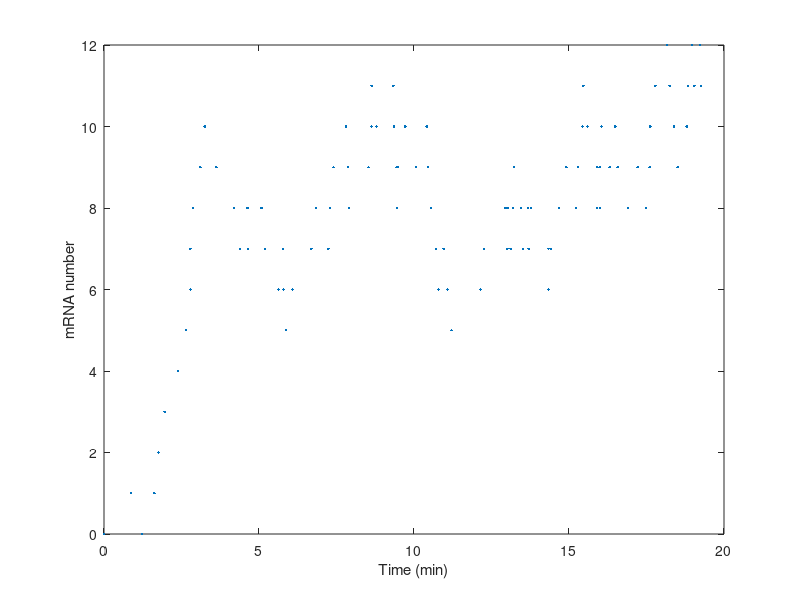

MATLAB code for this plot:
%Simulate mRNA birth and death using the Gillespie algorithm

%Model parameters
r=3;        %1/min
gamma=1/3;  %1/min/mRNA
%Simulation parameters
TotalReactions=100; %Total number of events we want to simulate
Time=0;     %This initializes a vector where we will keep track of time
%Initial condition
m(1)=0;

for i=2:TotalReactions  %Repeat the loop TotalReactions times
    %First, get the probabilities per unit time corresponding to
    %this time point
    k1=r;   %Production event
    k2=gamma*m(i-1);    %Degradation event
    k0=k1+k2;
    %Get a random number to decide on the DeltaT to the next
    %reaction
    Coin1=rand;
    %Weight this uniformly distributed random number using an
    %exponential distribution
    DeltaT=1/k0*log(1/Coin1);
    %Add this DeltaT to the time of the previous event to get the
    %time of the current event
    Time(i)=DeltaT+Time(i-1);
    
    %Second, flip a new coin to decide which event will happen
    Coin2=rand;
    if Coin2<k1/k0      %Production event
        m(i)=m(i-1)+1;
    else                %Degradation event
        m(i)=m(i-1)-1;
    end
end

plot(Time,m,'.')
xlabel('Time (min)')
ylabel('mRNA number')










